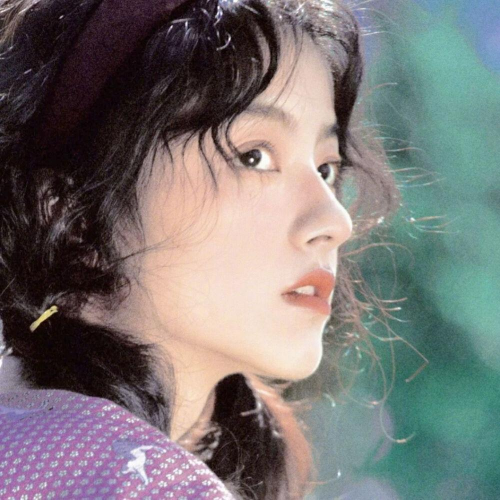
#> input picture assets/苏苏.jpg, 1000 x 999 px (shown at 1/2 size)
$ python make_sstv_morse_avatar.py
#> lines starting #> are read from the running program, lines starting #| are printed output that depends on the picture
#!/usr/bin/env python3
from __future__ import annotations

import math
import wave
from array import array
from pathlib import Path

from PIL import Image, ImageDraw
from pysstv.color import Robot36


ROOT = Path(__file__).resolve().parents[1]
SOURCE = ROOT / "assets" / "苏苏.jpg"
OUTDIR = ROOT / "outputs"

SAMPLE_RATE = 48_000
BITS = 16
WIDTH = 320
HEIGHT = 240
SQUARE = 240
X0 = (WIDTH - SQUARE) // 2
X1 = X0 + SQUARE

MESSAGE = "/sujianwei"
MORSE_HZ = 600
WPM = 18
MORSE_GAIN = 0.12


MORSE = {
    "a": ".-",
    "b": "-...",
    "c": "-.-.",
    "d": "-..",
    "e": ".",
    "f": "..-.",
    "g": "--.",
    "h": "....",
    "i": "..",
    "j": ".---",
    "k": "-.-",
    "l": ".-..",
    "m": "--",
    "n": "-.",
    "o": "---",
    "p": ".--.",
    "q": "--.-",
    "r": ".-.",
    "s": "...",
    "t": "-",
    "u": "..-",
    "v": "...-",
    "w": ".--",
    "x": "-..-",
    "y": "-.--",
    "z": "--..",
    "0": "-----",
    "1": ".----",
    "2": "..---",
    "3": "...--",
    "4": "....-",
    "5": ".....",
    "6": "-....",
    "7": "--...",
    "8": "---..",
    "9": "----.",
    "/": "-..-.",
}


def center_crop_square(image: Image.Image) -> Image.Image:
    width, height = image.size
#> width = 1000; height = 999
    side = min(width, height)
#> side = 999
    left = (width - side) // 2
#> left = 0
    top = (height - side) // 2
#> top = 0
    return image.crop((left, top, left + side, top + side))


def make_frame() -> Image.Image:
    avatar = center_crop_square(Image.open(SOURCE).convert("RGB"))
    avatar = avatar.resize((SQUARE, SQUARE), Image.Resampling.LANCZOS)
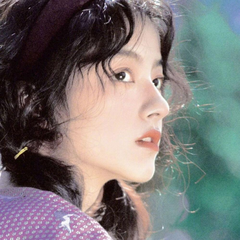
#> avatar: PIL image 240x240 RGB; mean R, G, B 119.5, 116.7, 115.8
    frame = Image.new("RGB", (WIDTH, HEIGHT), (18, 19, 22))
    frame.paste(avatar, (X0, 0))
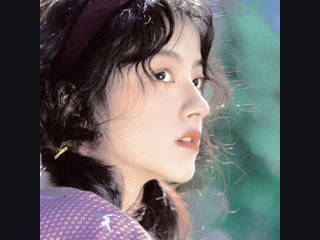
#> frame: PIL image 320x240 RGB; mean R, G, B 94.1, 92.3, 92.3
    return frame


# [76 lines left out: functions write_wave, morse_units, make_morse_signal, robot36_square_mask, not called in this run]


def make_preview(frame: Image.Image) -> Image.Image:
    preview = frame.copy()
    overlay = Image.new("RGBA", preview.size, (0, 0, 0, 0))
#> overlay: PIL image 320x240 RGBA; every value is 0
    draw = ImageDraw.Draw(overlay)
    draw.rectangle((X0, 0, X1 - 1, HEIGHT - 1), fill=(255, 80, 60, 42), outline=(255, 60, 40, 255), width=2)
    return Image.alpha_composite(preview.convert("RGBA"), overlay)
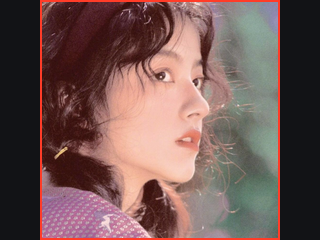
#> returned value: PIL image 320x240 RGBA; mean R, G, B, A 113.9, 86.5, 83.5, 255


def main() -> None:
    OUTDIR.mkdir(parents=True, exist_ok=True)
    frame = make_frame()
    frame_path = OUTDIR / "susu_robot36_square_frame.png"
    preview_path = OUTDIR / "susu_robot36_morse_square_region_preview.png"
    base_wav = OUTDIR / "susu_robot36_base.wav"
    mixed_wav = OUTDIR / "susu_robot36_morse_square.wav"
    audible_square_wav = OUTDIR / "susu_robot36_morse_square_audible.wav"
    prefix_wav = OUTDIR / "susu_morse_prefix_then_robot36_square.wav"

    frame.save(frame_path)
    make_preview(frame).save(preview_path)

    sstv = Robot36(frame, SAMPLE_RATE, BITS)
    base_samples = [sample / (2 ** (BITS - 1)) for sample in sstv.gen_samples()]
    write_wave(base_wav, base_samples)

    morse = make_morse_signal(len(base_samples), WPM)
    mask = robot36_square_mask(len(base_samples))
    mixed = []
    for base, tone, gate in zip(base_samples, morse, mask):
        mixed.append(base * 0.86 + tone * MORSE_GAIN * gate)
    write_wave(mixed_wav, mixed)

    slow_morse = make_morse_signal(len(base_samples), 10)
    audible_mixed = []
    for base, tone, gate in zip(base_samples, slow_morse, mask):
        audible_mixed.append(base * 0.76 + tone * 0.28 * gate)
    write_wave(audible_square_wav, audible_mixed)

    prefix_len = round(8 * SAMPLE_RATE)
    prefix_tone = make_morse_signal(prefix_len, 10)
    prefix = [tone * 0.45 for tone in prefix_tone]
    pause = [0.0] * round(1.2 * SAMPLE_RATE)
    write_wave(prefix_wav, prefix + pause + mixed)

    print(f"message: {MESSAGE}")
    print(f"morse_hz: {MORSE_HZ}")
    print(f"wpm: {WPM}")
    print(f"square_region: x={X0}..{X1 - 1}, y=0..{HEIGHT - 1}")
    print(frame_path)
    print(preview_path)
    print(base_wav)
    print(mixed_wav)
    print(audible_square_wav)
    print(prefix_wav)


if __name__ == "__main__":
    main()
#> (the call stopped at in main, `sstv = Robot36(frame, SAMPLE_RATE, BITS)`: pysstv is not available in this run)

$ run again, with assets/acf70da2efe932c099f7fa45e95f937c.jpg copied over assets/苏苏.jpg
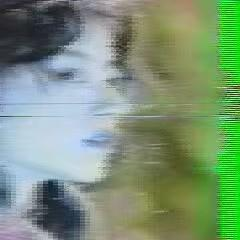
#> input picture assets/acf70da2efe932c099f7fa45e95f937c.jpg, 240 x 240 px
#> width = 240
#> left = 0
#> in center_crop_square, returned value is the input picture: PIL image 240x240 RGB; mean R, G, B 124.5, 148.3, 121.2
#> in make_frame, `frame.paste(avatar, (X0, 0))`:
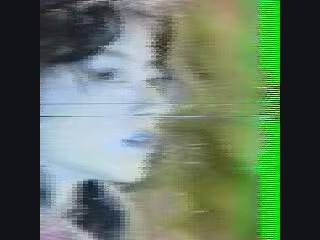
#> frame: PIL image 320x240 RGB; mean R, G, B 97.8, 116, 96.4
#> overlay: PIL image 320x240 RGBA; every value is 0
#> in make_preview, `return Image.alpha_composite(preview.convert("RGBA"), overlay)`:
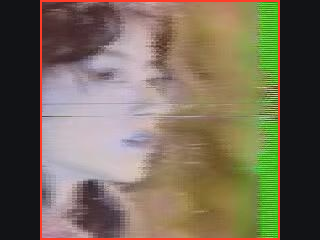
#> returned value: PIL image 320x240 RGBA; mean R, G, B, A 117.2, 105.6, 87.6, 255
